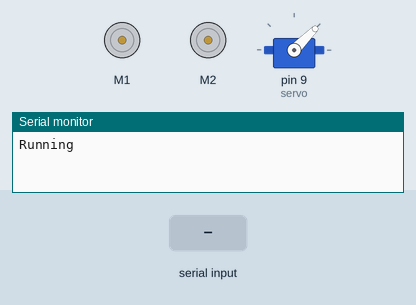
The sketch below on a simulated Arduino Uno, built with avr-gcc and run on an emulated ATmega328P. On the bench: 2 × DC motor (green arrow = forward, orange = backward, longer = faster), servo, the last lines printed to the serial monitor. The test bench sets the inputs (shaded band).

Above: at 1.2 s.
1.3 s: "90,45\n" received over Serial
At 1.4 s:
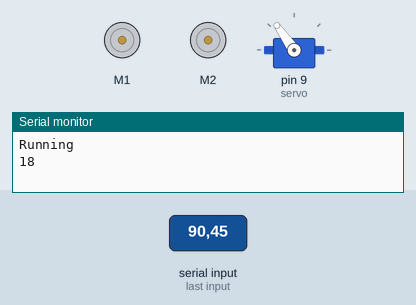
At 10.5 s:
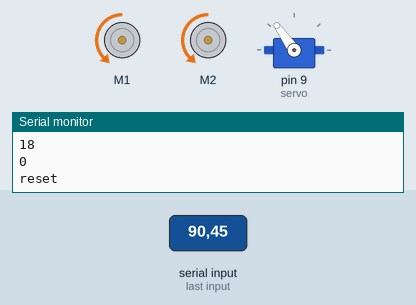
Timing chart, 0 to 12.1 s (numbered marks = the images above; inputs shaded):
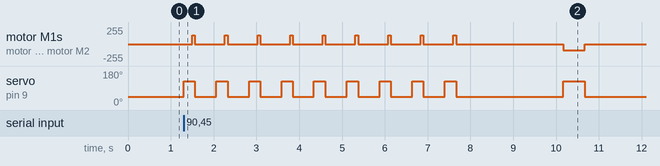

Measured:
- after the input at 1.3 s, servo on pin 9 (servo): goes 8 × (125° 0.26 s, 45° 0.50 s), 125° 0.27 s, 45° 2.5 s, 125° 0.50 s, then 45°, starting at once

The sketch:

main.ino
```cpp
#include <Wire.h>
#include <Adafruit_MotorShield.h>
#include <Servo.h>

Servo servo;

Adafruit_MotorShield AFMS = Adafruit_MotorShield(); // create object

Adafruit_DCMotor *motor1 = AFMS.getMotor(1); // port selection
Adafruit_DCMotor *motor2 = AFMS.getMotor(2);

const int SPEED_UP = 130;
const int SPEED_DOWN = 90;
const int TIME = 300;

int inputSpeed;
int upArray[] = {55, 70, 57, 57, 65, 65, 65, 60, 65};
int downArray[] = {20, 20, 20, 20, 20, 20, 20, 20, 20};
int currentPos = 0;

void setup() {
  Serial.begin(9600);
  Serial.setTimeout(2000);
  Serial.println("Running");

  AFMS.begin();  // create with the default frequency 1.6KHz

  motor1->setSpeed(SPEED_UP);  // 0-255
  motor2->setSpeed(SPEED_UP);
  motor1->run(RELEASE);
  motor2->run(RELEASE);
  // servo control (for the 'brake')
  servo.attach(9);
  closeservo();
  /*
  for (int i=1; i<=18; i++) {
    Serial.print("i "); Serial.println(i);
    goup(i);
    reset();
  }
  */
}

void closeservo() {
  servo.write(45);
}

void openservo() {
  servo.write(125);
}

void runall(uint8_t dir) {
  motor1->run(dir);
  motor2->run(dir);
}

void runforward(int am) {
  motor1->setSpeed(SPEED_UP);
  motor2->setSpeed(SPEED_UP);
  openservo();
  delay(200);
  runall(FORWARD);
  delay(am);
  closeservo();
  runall(RELEASE);
}

void reset() {
  Serial.println("reset");
  motor1->setSpeed(SPEED_DOWN);
  motor2->setSpeed(SPEED_DOWN);
  openservo();
  runall(BACKWARD);
  delay(500);
  runall(RELEASE);
  closeservo();
  currentPos = 0;
  delay(700);
  runall(30);
  delay(100);
}

void goup(int cm) {
  for (int i = currentPos; i<cm; i+=2) {
    runforward(upArray[i/2]);
    Serial.print("going up "); Serial.println(i/2);
    delay(500);
  }
  currentPos = cm;
}


void loop() {
  if (Serial.available()) {
    inputSpeed = Serial.parseInt();
    if (inputSpeed < 0) inputSpeed = 0;
    if (inputSpeed > 18) inputSpeed = 18;
    Serial.println(inputSpeed);
    if (currentPos == inputSpeed) return;
    else if (currentPos < inputSpeed) goup(inputSpeed);
    else {
      reset();
      goup(inputSpeed);
    }
  }
}
```
